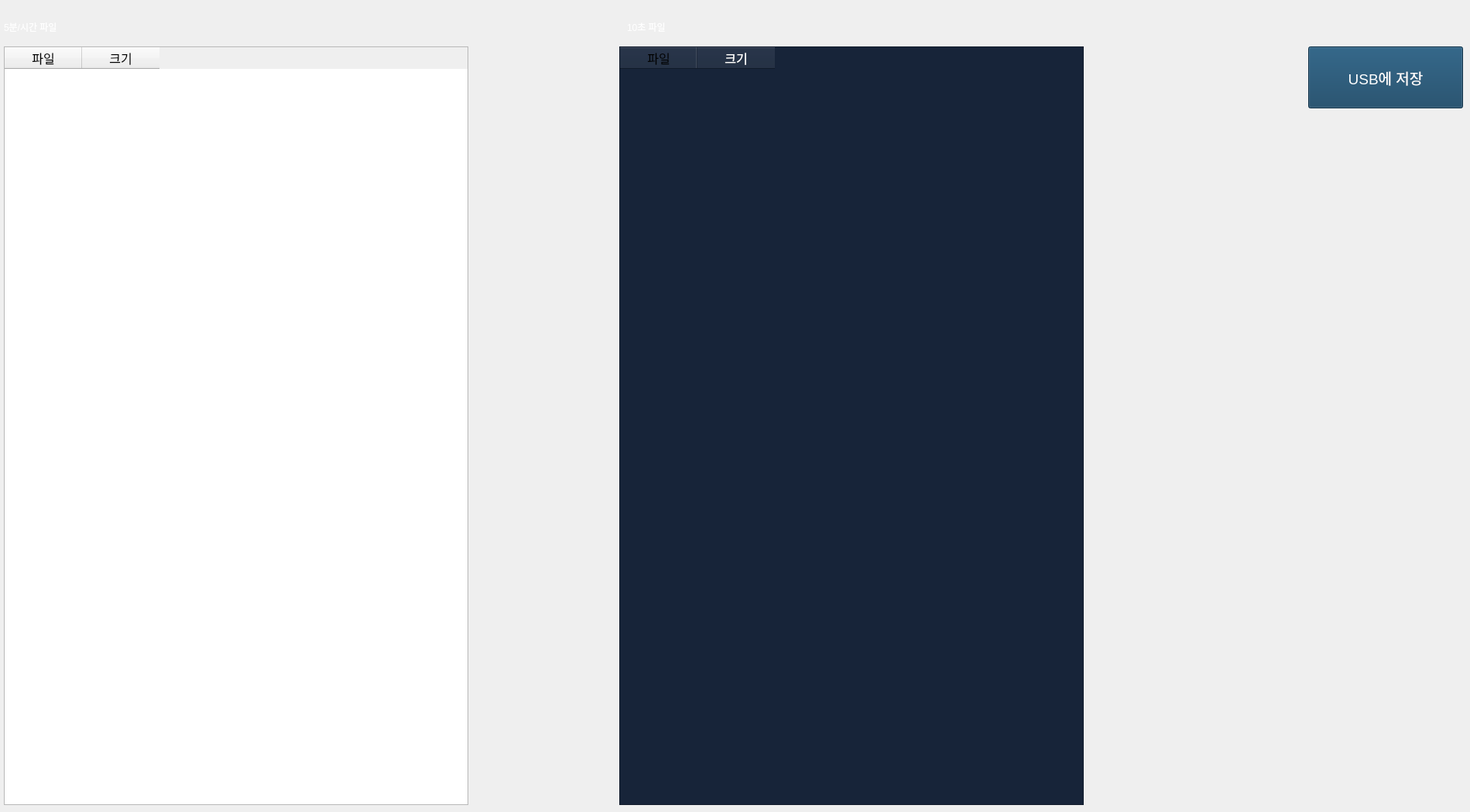
   <widget class="QWidget" name="FileManagement">
    <widget class="QTableWidget" name="table5Min">
     <property name="geometry">
      <rect>
       <x>5</x>
       <y>60</y>
       <width>600</width>
       <height>980</height>
      </rect>
     </property>
     <property name="font">
      <font>
       <family>나눔고딕코딩</family>
       <pointsize>12</pointsize>
      </font>
     </property>
     <property name="editTriggers">
      <set>QAbstractItemView::NoEditTriggers</set>
     </property>
     <property name="selectionMode">
      <enum>QAbstractItemView::MultiSelection</enum>
     </property>
     <property name="selectionBehavior">
      <enum>QAbstractItemView::SelectRows</enum>
     </property>
     <attribute name="verticalHeaderVisible">
      <bool>false</bool>
     </attribute>
     <attribute name="verticalHeaderDefaultSectionSize">
      <number>50</number>
     </attribute>
     <column>
      <property name="text">
       <string>파일</string>
      </property>
      <property name="font">
       <font>
        <pointsize>12</pointsize>
       </font>
      </property>
      <property name="textAlignment">
       <set>AlignCenter</set>
      </property>
     </column>
     <column>
      <property name="text">
       <string>크기</string>
      </property>
      <property name="font">
       <font>
        <pointsize>12</pointsize>
       </font>
      </property>
      <property name="textAlignment">
       <set>AlignCenter</set>
      </property>
     </column>
    </widget>
    <widget class="QLabel" name="label_5">
     <property name="geometry">
      <rect>
       <x>5</x>
       <y>20</y>
       <width>161</width>
       <height>30</height>
      </rect>
     </property>
     <property name="palette">
      <palette>
       <active>
        <colorrole role="WindowText">
         <brush brushstyle="SolidPattern">
          <color alpha="255">
           <red>255</red>
           <green>255</green>
           <blue>255</blue>
          </color>
         </brush>
        </colorrole>
        <colorrole role="Text">
         <brush brushstyle="SolidPattern">
          <color alpha="255">
           <red>255</red>
           <green>255</green>
           <blue>255</blue>
          </color>
         </brush>
        </colorrole>
        <colorrole role="ButtonText">
         <brush brushstyle="SolidPattern">
          <color alpha="255">
           <red>255</red>
           <green>255</green>
           <blue>255</blue>
          </color>
         </brush>
        </colorrole>
       </active>
       <inactive>
        <colorrole role="WindowText">
         <brush brushstyle="SolidPattern">
          <color alpha="255">
           <red>255</red>
           <green>255</green>
           <blue>255</blue>
          </color>
         </brush>
        </colorrole>
        <colorrole role="Text">
         <brush brushstyle="SolidPattern">
          <color alpha="255">
           <red>255</red>
           <green>255</green>
           <blue>255</blue>
          </color>
         </brush>
        </colorrole>
        <colorrole role="ButtonText">
         <brush brushstyle="SolidPattern">
          <color alpha="255">
           <red>255</red>
           <green>255</green>
           <blue>255</blue>
          </color>
         </brush>
        </colorrole>
       </inactive>
       <disabled>
        <colorrole role="WindowText">
         <brush brushstyle="SolidPattern">
          <color alpha="255">
           <red>255</red>
           <green>255</green>
           <blue>255</blue>
          </color>
         </brush>
        </colorrole>
        <colorrole role="Text">
         <brush brushstyle="SolidPattern">
          <color alpha="255">
           <red>255</red>
           <green>255</green>
           <blue>255</blue>
          </color>
         </brush>
        </colorrole>
        <colorrole role="ButtonText">
         <brush brushstyle="SolidPattern">
          <color alpha="255">
           <red>255</red>
           <green>255</green>
           <blue>255</blue>
          </color>
         </brush>
        </colorrole>
       </disabled>
      </palette>
     </property>
     <property name="styleSheet">
      <string notr="true">QLabel {
    color: #ffffff;
}</string>
     </property>
     <property name="text">
      <string>5분/시간 파일</string>
     </property>
    </widget>
    <widget class="QLabel" name="label_6">
     <property name="geometry">
      <rect>
       <x>810</x>
       <y>20</y>
       <width>111</width>
       <height>30</height>
      </rect>
     </property>
     <property name="palette">
      <palette>
       <active>
        <colorrole role="WindowText">
         <brush brushstyle="SolidPattern">
          <color alpha="255">
           <red>255</red>
           <green>255</green>
           <blue>255</blue>
          </color>
         </brush>
        </colorrole>
        <colorrole role="Text">
         <brush brushstyle="SolidPattern">
          <color alpha="255">
           <red>255</red>
           <green>255</green>
           <blue>255</blue>
          </color>
         </brush>
        </colorrole>
        <colorrole role="ButtonText">
         <brush brushstyle="SolidPattern">
          <color alpha="255">
           <red>255</red>
           <green>255</green>
           <blue>255</blue>
          </color>
         </brush>
        </colorrole>
       </active>
       <inactive>
        <colorrole role="WindowText">
         <brush brushstyle="SolidPattern">
          <color alpha="255">
           <red>255</red>
           <green>255</green>
           <blue>255</blue>
          </color>
         </brush>
        </colorrole>
        <colorrole role="Text">
         <brush brushstyle="SolidPattern">
          <color alpha="255">
           <red>255</red>
           <green>255</green>
           <blue>255</blue>
          </color>
         </brush>
        </colorrole>
        <colorrole role="ButtonText">
         <brush brushstyle="SolidPattern">
          <color alpha="255">
           <red>255</red>
           <green>255</green>
           <blue>255</blue>
          </color>
         </brush>
        </colorrole>
       </inactive>
       <disabled>
        <colorrole role="WindowText">
         <brush brushstyle="SolidPattern">
          <color alpha="255">
           <red>255</red>
           <green>255</green>
           <blue>255</blue>
          </color>
         </brush>
        </colorrole>
        <colorrole role="Text">
         <brush brushstyle="SolidPattern">
          <color alpha="255">
           <red>255</red>
           <green>255</green>
           <blue>255</blue>
          </color>
         </brush>
        </colorrole>
        <colorrole role="ButtonText">
         <brush brushstyle="SolidPattern">
          <color alpha="255">
           <red>255</red>
           <green>255</green>
           <blue>255</blue>
          </color>
         </brush>
        </colorrole>
       </disabled>
      </palette>
     </property>
     <property name="styleSheet">
      <string notr="true">QLabel {
    color: #ffffff;
}</string>
     </property>
     <property name="text">
      <string>10초 파일</string>
     </property>
    </widget>
    <widget class="QTableWidget" name="table10Sec">
     <property name="geometry">
      <rect>
       <x>800</x>
       <y>60</y>
       <width>600</width>
       <height>980</height>
      </rect>
     </property>
     <property name="palette">
      <palette>
       <active>
        <colorrole role="WindowText">
         <brush brushstyle="SolidPattern">
          <color alpha="255">
           <red>255</red>
           <green>255</green>
           <blue>255</blue>
          </color>
         </brush>
        </colorrole>
        <colorrole role="Button">
         <brush brushstyle="SolidPattern">
          <color alpha="255">
           <red>23</red>
           <green>36</green>
           <blue>57</blue>
          </color>
         </brush>
        </colorrole>
        <colorrole role="Text">
         <brush brushstyle="SolidPattern">
          <color alpha="255">
           <red>255</red>
           <green>255</green>
           <blue>255</blue>
          </color>
         </brush>
        </colorrole>
        <colorrole role="ButtonText">
         <brush brushstyle="SolidPattern">
          <color alpha="255">
           <red>255</red>
           <green>255</green>
           <blue>255</blue>
          </color>
         </brush>
        </colorrole>
        <colorrole role="Base">
         <brush brushstyle="SolidPattern">
          <color alpha="255">
           <red>23</red>
           <green>36</green>
           <blue>57</blue>
          </color>
         </brush>
        </colorrole>
        <colorrole role="Window">
         <brush brushstyle="SolidPattern">
          <color alpha="255">
           <red>23</red>
           <green>36</green>
           <blue>57</blue>
          </color>
         </brush>
        </colorrole>
        <colorrole role="Highlight">
         <brush brushstyle="SolidPattern">
          <color alpha="255">
           <red>68</red>
           <green>68</green>
           <blue>68</blue>
          </color>
         </brush>
        </colorrole>
        <colorrole role="HighlightedText">
         <brush brushstyle="SolidPattern">
          <color alpha="255">
           <red>255</red>
           <green>255</green>
           <blue>255</blue>
          </color>
         </brush>
        </colorrole>
       </active>
       <inactive>
        <colorrole role="WindowText">
         <brush brushstyle="SolidPattern">
          <color alpha="255">
           <red>255</red>
           <green>255</green>
           <blue>255</blue>
          </color>
         </brush>
        </colorrole>
        <colorrole role="Button">
         <brush brushstyle="SolidPattern">
          <color alpha="255">
           <red>23</red>
           <green>36</green>
           <blue>57</blue>
          </color>
         </brush>
        </colorrole>
        <colorrole role="Text">
         <brush brushstyle="SolidPattern">
          <color alpha="255">
           <red>255</red>
           <green>255</green>
           <blue>255</blue>
          </color>
         </brush>
        </colorrole>
        <colorrole role="ButtonText">
         <brush brushstyle="SolidPattern">
          <color alpha="255">
           <red>255</red>
           <green>255</green>
           <blue>255</blue>
          </color>
         </brush>
        </colorrole>
        <colorrole role="Base">
         <brush brushstyle="SolidPattern">
          <color alpha="255">
           <red>23</red>
           <green>36</green>
           <blue>57</blue>
          </color>
         </brush>
        </colorrole>
        <colorrole role="Window">
         <brush brushstyle="SolidPattern">
          <color alpha="255">
           <red>23</red>
           <green>36</green>
           <blue>57</blue>
          </color>
         </brush>
        </colorrole>
        <colorrole role="Highlight">
         <brush brushstyle="SolidPattern">
          <color alpha="255">
           <red>68</red>
           <green>68</green>
           <blue>68</blue>
          </color>
         </brush>
        </colorrole>
        <colorrole role="HighlightedText">
         <brush brushstyle="SolidPattern">
          <color alpha="255">
           <red>255</red>
           <green>255</green>
           <blue>255</blue>
          </color>
         </brush>
        </colorrole>
       </inactive>
       <disabled>
        <colorrole role="WindowText">
         <brush brushstyle="SolidPattern">
          <color alpha="255">
           <red>255</red>
           <green>255</green>
           <blue>255</blue>
          </color>
         </brush>
        </colorrole>
        <colorrole role="Button">
         <brush brushstyle="SolidPattern">
          <color alpha="255">
           <red>23</red>
           <green>36</green>
           <blue>57</blue>
          </color>
         </brush>
        </colorrole>
        <colorrole role="Text">
         <brush brushstyle="SolidPattern">
          <color alpha="255">
           <red>255</red>
           <green>255</green>
           <blue>255</blue>
          </color>
         </brush>
        </colorrole>
        <colorrole role="ButtonText">
         <brush brushstyle="SolidPattern">
          <color alpha="255">
           <red>255</red>
           <green>255</green>
           <blue>255</blue>
          </color>
         </brush>
        </colorrole>
        <colorrole role="Base">
         <brush brushstyle="SolidPattern">
          <color alpha="255">
           <red>23</red>
           <green>36</green>
           <blue>57</blue>
          </color>
         </brush>
        </colorrole>
        <colorrole role="Window">
         <brush brushstyle="SolidPattern">
          <color alpha="255">
           <red>23</red>
           <green>36</green>
           <blue>57</blue>
          </color>
         </brush>
        </colorrole>
        <colorrole role="Highlight">
         <brush brushstyle="SolidPattern">
          <color alpha="255">
           <red>68</red>
           <green>68</green>
           <blue>68</blue>
          </color>
         </brush>
        </colorrole>
        <colorrole role="HighlightedText">
         <brush brushstyle="SolidPattern">
          <color alpha="255">
           <red>255</red>
           <green>255</green>
           <blue>255</blue>
          </color>
         </brush>
        </colorrole>
       </disabled>
      </palette>
     </property>
     <property name="font">
      <font>
       <family>나눔고딕코딩</family>
       <pointsize>12</pointsize>
      </font>
     </property>
     <property name="editTriggers">
      <set>QAbstractItemView::NoEditTriggers</set>
     </property>
     <property name="selectionMode">
      <enum>QAbstractItemView::MultiSelection</enum>
     </property>
     <property name="selectionBehavior">
      <enum>QAbstractItemView::SelectRows</enum>
     </property>
     <attribute name="verticalHeaderVisible">
      <bool>false</bool>
     </attribute>
     <attribute name="verticalHeaderDefaultSectionSize">
      <number>50</number>
     </attribute>
     <column>
      <property name="text">
       <string>파일</string>
      </property>
      <property name="font">
       <font>
        <pointsize>12</pointsize>
       </font>
      </property>
      <property name="textAlignment">
       <set>AlignCenter</set>
      </property>
      <property name="foreground">
       <brush brushstyle="SolidPattern">
        <color alpha="255">
         <red>0</red>
         <green>0</green>
         <blue>0</blue>
        </color>
       </brush>
      </property>
     </column>
     <column>
      <property name="text">
       <string>크기</string>
      </property>
      <property name="font">
       <font>
        <pointsize>12</pointsize>
       </font>
      </property>
      <property name="textAlignment">
       <set>AlignCenter</set>
      </property>
     </column>
    </widget>
    <widget class="QPushButton" name="btnUsb">
     <property name="geometry">
      <rect>
       <x>1690</x>
       <y>60</y>
       <width>200</width>
       <height>80</height>
      </rect>
     </property>
     <property name="palette">
      <palette>
       <active>
        <colorrole role="WindowText">
         <brush brushstyle="SolidPattern">
          <color alpha="255">
           <red>255</red>
           <green>255</green>
           <blue>255</blue>
          </color>
         </brush>
        </colorrole>
        <colorrole role="Button">
         <brush brushstyle="SolidPattern">
          <color alpha="255">
           <red>17</red>
           <green>64</green>
           <blue>96</blue>
          </color>
         </brush>
        </colorrole>
        <colorrole role="Text">
         <brush brushstyle="SolidPattern">
          <color alpha="255">
           <red>255</red>
           <green>255</green>
           <blue>255</blue>
          </color>
         </brush>
        </colorrole>
        <colorrole role="ButtonText">
         <brush brushstyle="SolidPattern">
          <color alpha="255">
           <red>255</red>
           <green>255</green>
           <blue>255</blue>
          </color>
         </brush>
        </colorrole>
        <colorrole role="Base">
         <brush brushstyle="SolidPattern">
          <color alpha="255">
           <red>17</red>
           <green>64</green>
           <blue>96</blue>
          </color>
         </brush>
        </colorrole>
        <colorrole role="Window">
         <brush brushstyle="SolidPattern">
          <color alpha="255">
           <red>17</red>
           <green>64</green>
           <blue>96</blue>
          </color>
         </brush>
        </colorrole>
       </active>
       <inactive>
        <colorrole role="WindowText">
         <brush brushstyle="SolidPattern">
          <color alpha="255">
           <red>255</red>
           <green>255</green>
           <blue>255</blue>
          </color>
         </brush>
        </colorrole>
        <colorrole role="Button">
         <brush brushstyle="SolidPattern">
          <color alpha="255">
           <red>17</red>
           <green>64</green>
           <blue>96</blue>
          </color>
         </brush>
        </colorrole>
        <colorrole role="Text">
         <brush brushstyle="SolidPattern">
          <color alpha="255">
           <red>255</red>
           <green>255</green>
           <blue>255</blue>
          </color>
         </brush>
        </colorrole>
        <colorrole role="ButtonText">
         <brush brushstyle="SolidPattern">
          <color alpha="255">
           <red>255</red>
           <green>255</green>
           <blue>255</blue>
          </color>
         </brush>
        </colorrole>
        <colorrole role="Base">
         <brush brushstyle="SolidPattern">
          <color alpha="255">
           <red>17</red>
           <green>64</green>
           <blue>96</blue>
          </color>
         </brush>
        </colorrole>
        <colorrole role="Window">
         <brush brushstyle="SolidPattern">
          <color alpha="255">
           <red>17</red>
           <green>64</green>
           <blue>96</blue>
          </color>
         </brush>
        </colorrole>
       </inactive>
       <disabled>
        <colorrole role="WindowText">
         <brush brushstyle="SolidPattern">
          <color alpha="255">
           <red>102</red>
           <green>102</green>
           <blue>102</blue>
          </color>
         </brush>
        </colorrole>
        <colorrole role="Button">
         <brush brushstyle="SolidPattern">
          <color alpha="255">
           <red>17</red>
           <green>64</green>
           <blue>96</blue>
          </color>
         </brush>
        </colorrole>
        <colorrole role="Text">
         <brush brushstyle="SolidPattern">
          <color alpha="255">
           <red>102</red>
           <green>102</green>
           <blue>102</blue>
          </color>
         </brush>
        </colorrole>
        <colorrole role="ButtonText">
         <brush brushstyle="SolidPattern">
          <color alpha="255">
           <red>102</red>
           <green>102</green>
           <blue>102</blue>
          </color>
         </brush>
        </colorrole>
        <colorrole role="Base">
         <brush brushstyle="SolidPattern">
          <color alpha="255">
           <red>17</red>
           <green>64</green>
           <blue>96</blue>
          </color>
         </brush>
        </colorrole>
        <colorrole role="Window">
         <brush brushstyle="SolidPattern">
          <color alpha="255">
           <red>17</red>
           <green>64</green>
           <blue>96</blue>
          </color>
         </brush>
        </colorrole>
       </disabled>
      </palette>
     </property>
     <property name="font">
      <font>
       <pointsize>14</pointsize>
      </font>
     </property>
     <property name="text">
      <string>USB에 저장</string>
     </property>
     <property name="autoDefault">
      <bool>false</bool>
     </property>
    </widget>
   </widget>
